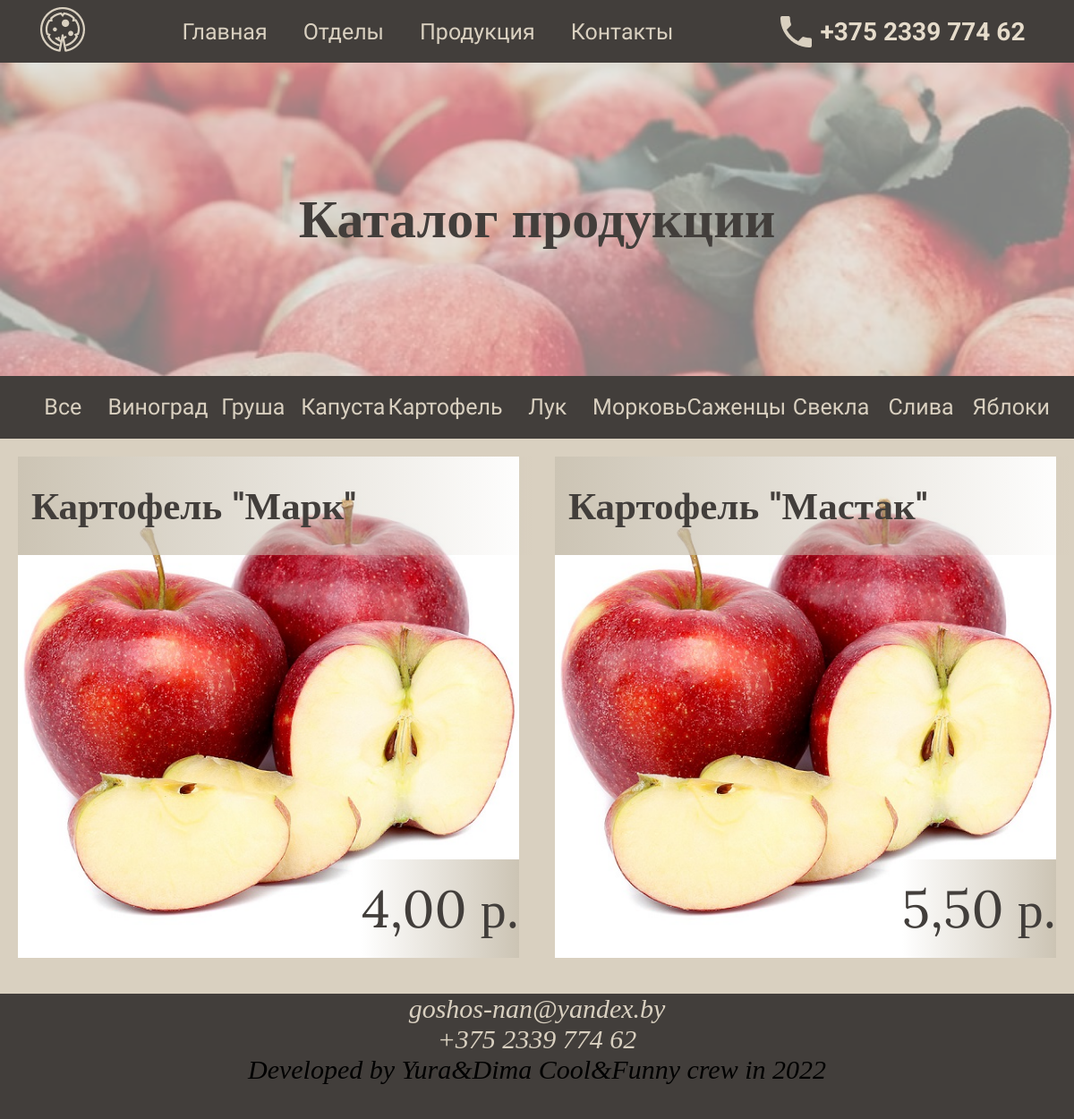
Screenshot of /catalog/5 with the database file from the repository.
### catalog/models.py (models this page shows, shortened)
class Category(models.Model):
    name = models.CharField('Название категории', max_length=100, )
    def __str__(self):
        return self.name
    class Meta:
        verbose_name = 'Категория'
        verbose_name_plural = 'Категории'
        ordering = ('name',)

class Product(models.Model):
    category = models.ForeignKey(Category, related_name='products', on_delete=models.SET_NULL, null=True, blank=True)
    name = models.CharField('Название продукта', max_length=100)
    image = models.ImageField(upload_to='images/')
    description = models.TextField()
    productivity = models.DecimalField(default=True, max_digits=10, decimal_places=2)
    price = models.DecimalField(default=True ,max_digits=10, decimal_places=2)
    class Meta:
        verbose_name = 'Продукт'
        verbose_name_plural = 'Продукты'
        ordering = ('name',)
        index_together = (('id',),)

### catalog/views.py (the view)
# urls.py: path('<int:id_category>', views.by_category, name='by_category'),
def by_category(request, id_category:int):
    catalog = Product.objects.filter(category=id_category)
    categories = Category.objects.all()
    current_category = Category.objects.get(id=id_category)
    context = {'catalog': catalog, 'categories': categories, 'current_category':current_category}
    return render(request, 'main/catalog.html', context)

### templates/main/catalog.html (shortened to what this page needs)
{% extends 'main/base.html' %}
{% block content %}
<div class="splash" id="splash-small" id="splash-catalog">
  <div class="splash-fon">
      <div class="splash-text">
          <h1>Каталог продукции</h1>
      </div>
  </div>
</div>
<div class="catalog-navigation">
  <div class="catalog-navigation-wrapper">
    <a class="catalog-navigation-link" href="{% url 'catalog' %}">Все</a>
    {% for category in categories %}
    <a class="catalog-navigation-link" href="/catalog/{{ category.pk }}">{{ category.name }}</a>
      {% endfor %}
  </div>
</div>
<div class="catalog">
  <div class="catalog-wrapper">
    {% if catalog %}
        {% for el in catalog %}
            <div class="flip-card">
                <div class="flip-card-inner">
                  <div class="flip-card-front">
                    <h2 class="flip-card-entity-name">{{ el.category }} "{{ el.name }}"</h2>
                    <img src="{{ MEDIA_URL }}{{ el.image.url }}" alt="" style="width: 100%;height: 100%;">
                    <p class="flip-card-entity-price"> {{ el.price }} р.</p>
                  </div>
                  <div class="flip-card-back">
                    <p class="flip-card-description">{{ el.description }}</p>
                  </div>
                </div>
            </div>
        {% endfor %}
    {% else %}
           <p>У вас пока нет товаров</p>
    {% endif %}
  </div>
</div>
{% endblock %}

### static/main/css/main.css (style rules this page uses)
body { margin: 0; padding: 0; background: #D9D0C0; }
.splash { background: url(/static/main/img/splash.jpeg) no-repeat; background-size: cover; height: 350px; min-height: 350px; width: 100%; justify-content: center; align-items: center; }
#splash-small { background: url(/static/main/img/splash-small.jpeg) no-repeat; background-size: cover; height: 350px; }
.splash-fon { display: flex; width: 100%; height: 100%; background: rgba(255, 255, 255, 0.5); justify-content: center; align-items: center; }
.splash-text { width: 985px; font-family: Roboto; font-style: normal; font-weight: bold; font-size: 2.5vw; line-height: 58px; text-align: center; color: #423E3B; }
.catalog-navigation { width: 100%; height: 70px; display: flex; justify-content: center; align-items: center; background: #423E3B; margin-bottom: 20px; }
.catalog-navigation-wrapper { width: 1160px; height: 100%; display: flex; justify-content: space-around; }
.catalog-navigation-link { width: 100%; font-family: Cuprum; font-style: normal; font-weight: normal; font-size: 25px; color: #D9D0C0; text-decoration: none; height: 100%; line-height: 70px; text-align: center; margin: 0; padding: 0; }
.catalog { width: 100%; display: flex; align-items: center; justify-content: center; }
.catalog-wrapper { width: 1160px; display:inline-flex; flex-wrap: wrap; justify-content: space-between; align-items:stretch; margin: auto; }
.flip-card { background-color: transparent; width: 560px; height:560px; perspective: 1000px; margin-bottom: 20px; }
.flip-card-inner { position: relative; width: 100%; height: 100%; text-align: center; transition: transform 0.8s; transform-style: preserve-3d; }
.flip-card-front, .flip-card-back { position: absolute; width: 100%; height: 100%; -webkit-backface-visibility: hidden; backface-visibility: hidden; }
.flip-card-front { background-color: #bbb; color: black; }
.flip-card-back { background-color: rgba(179, 171, 158, 0.5); color: white; transform: rotateY(180deg); }
.flip-card-entity-name { position: absolute; top: 0; left: 0; width:100%; margin: 0; height: 110px; text-align: left; line-height: 110px; font-family: Lora; font-style: normal; padding-left: 15px; font-size: 43px; color: #423E3B; background: linear-gradient(90deg, #CCC4B4 0%, rgba(204, 196, 180, 0) 100%); }
.flip-card-entity-price { position: absolute; bottom: 0; right: 0; font-family: Lora; height: 110px; font-style: normal; font-weight: normal; font-size: 58px; line-height: 110px; color: #423E3B; margin: 0; background: linear-gradient(270deg, #CCC4B4 0%, rgba(204, 196, 180, 0) 100%); }
.flip-card-description { font-family: Lora; font-style: normal; font-weight: normal; font-size: 18px; line-height: 22px; text-align: left; padding-left: 10px; color: #000000; }

### rows the page displays
Category: name "Виноград"
Category: name "Груша"
Category: name "Капуста"
Category: name "Картофель"
Category: name "Лук"
Category: name "Морковь"
Category: name "Саженцы"
Category: name "Свекла"
Category: name "Слива"
Category: name "Яблоки"
Product: category "Картофель", name "Марк", image (picture), price "4,00"
Product: category "Картофель", name "Мастак", image (picture), price "5,50"
